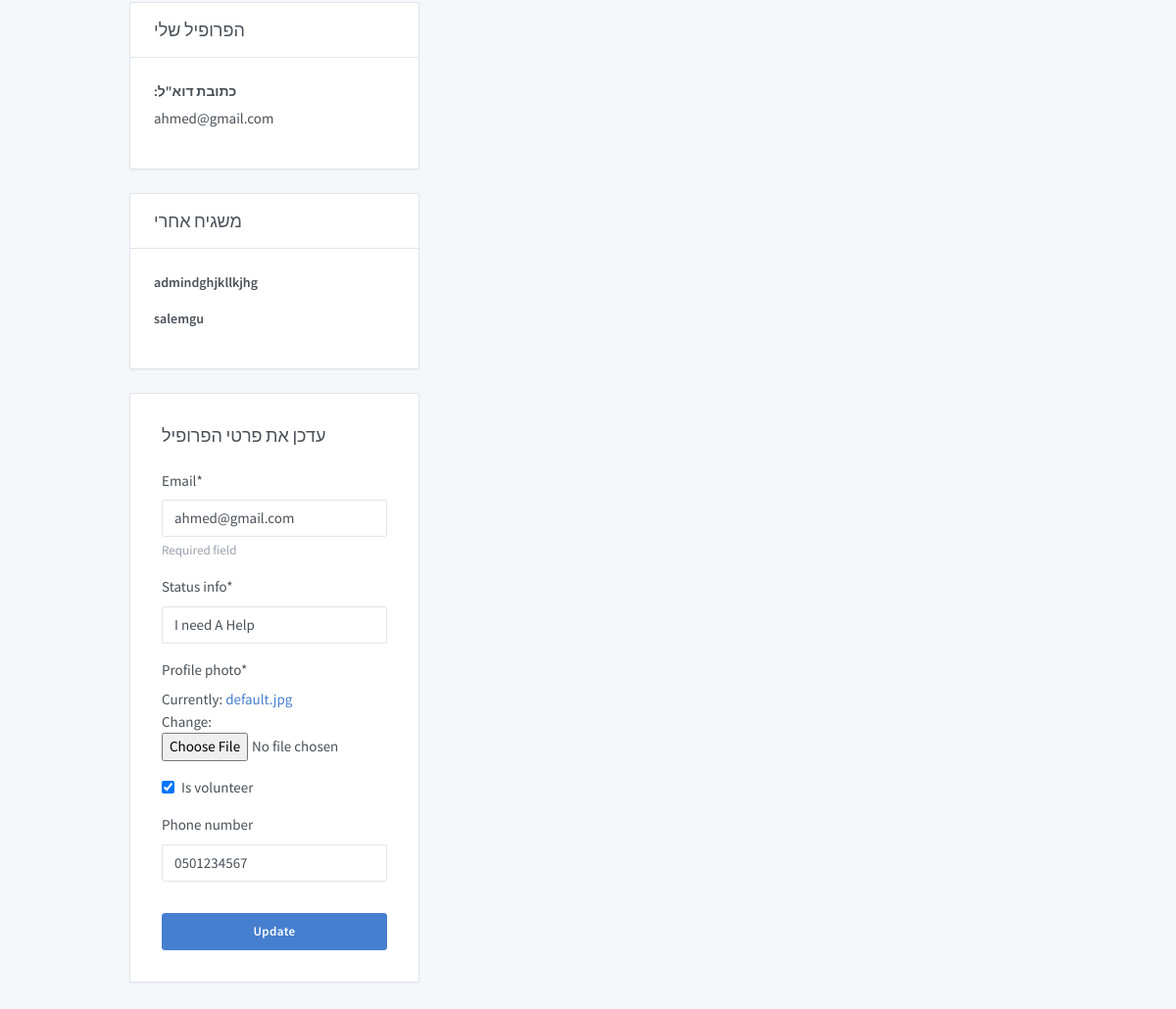
Page /profile/ahmed/ (signed in, lower part) on the earlier database version.
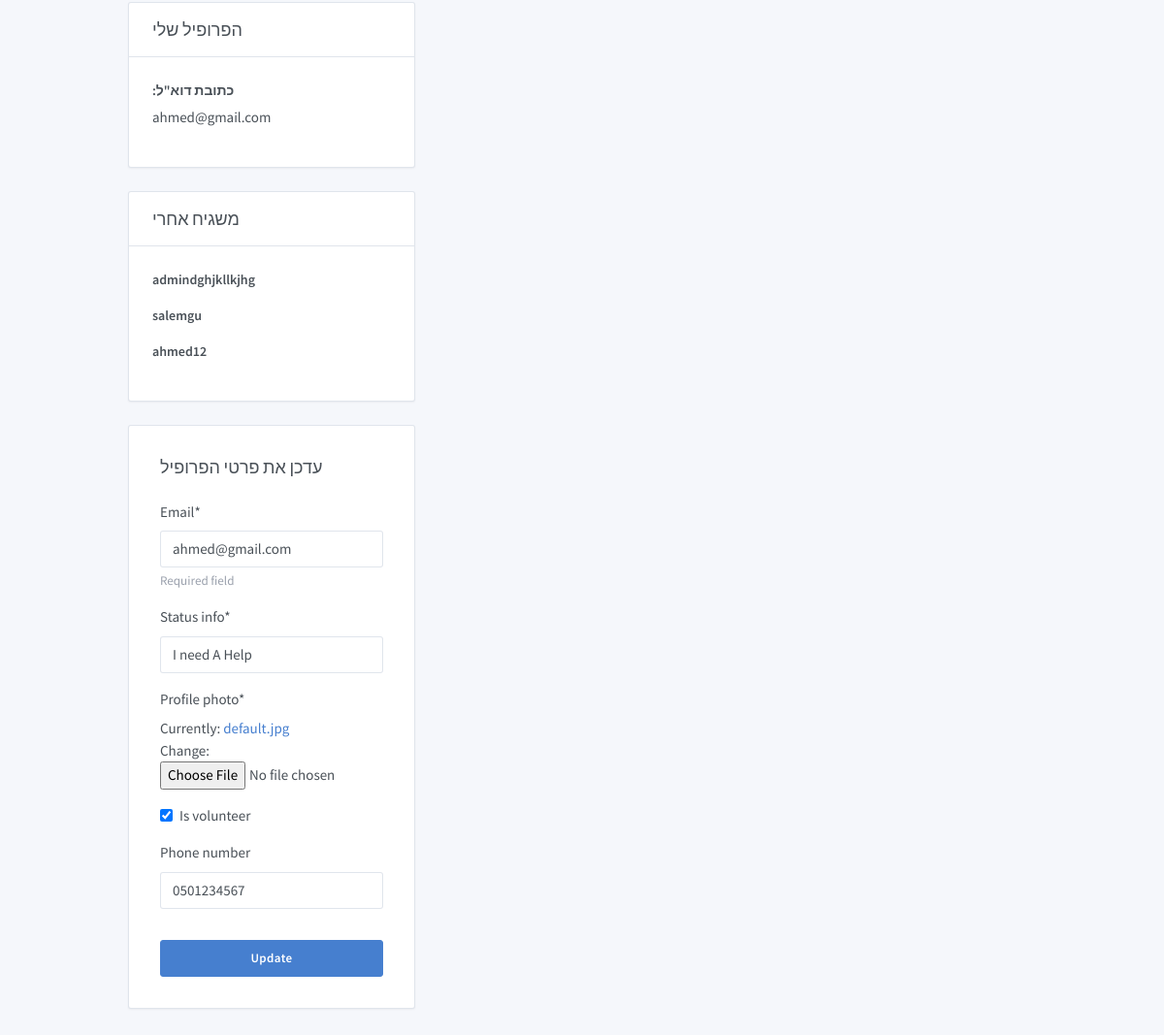
Same page on the later database version.
### core/models.py (models this page shows, shortened)
class Follower(models.Model):
    user = models.ForeignKey(User, on_delete=models.CASCADE, null=True)
    follower_user = models.CharField(max_length=100, null=True)

class Profile(models.Model):
    user = models.OneToOneField(User, on_delete=models.CASCADE)
    profile_photo = models.FileField(default='default.jpg', upload_to='profile_photos')
    status_info = models.CharField(default="Enter status", max_length=1000)
    is_volunteer = models.BooleanField(default=False)
    phone_regex = RegexValidator(regex=r'^\+?1?\d{9,10}$',
                                 message="Phone number must be entered in the format: '+0000000000'")
    phone_number = models.CharField(validators=[phone_regex], max_length=10, blank=True)

### core/views.py (the view, shortened to what this page needs)
# urls.py: url(r'^profile/(?P<username>\w+)/$', user_views.profile, name='profile'),
@login_required
def profile(request, username):
    if request.method == 'POST':
        u_form = UpdateUserForm(request.POST, instance=request.user)
        p_form = UpdateProfileForm(request.POST, request.FILES, instance=request.user.profile)
        if u_form.is_valid() and p_form.is_valid():
            u_form.save()
            p_form.save()
            messages.success(request, f'Your Profile has been updated!')
            url = reverse('profile', kwargs={'username': username})
            return redirect(url)
    else:
        if username == request.user.username:
            u_form = UpdateUserForm(instance=request.user)
            p_form = UpdateProfileForm(instance=request.user.profile)
            post_form = CreatePost()
            person = User.objects.get(username=username)
            context = {
                'u_form': u_form,
                'p_form': p_form,
                'post_form': post_form,
                'person': person,
            }
        comment_form = CreateComment()
        context.update({'comment_form': comment_form})
    return render(request, 'core/profile.html', context)

### core/forms.py
class UpdateUserForm(forms.ModelForm):
    email = forms.EmailField(max_length=254, help_text='Required field')
    class Meta:
        model = User
        fields = ['email']

class UpdateProfileForm(forms.ModelForm):
    class Meta:
        model = Profile
        fields = ['status_info', 'profile_photo', 'is_volunteer', 'phone_number']

### core/templates/core/profile.html (shortened to what this page needs)
{%load static %}
{% load crispy_forms_tags %}
<!doctype html>
<html dir="ltr" lang="en">
<head>
    <link href="https://maxcdn.bootstrapcdn.com/font-awesome/4.7.0/css/font-awesome.min.css" rel="stylesheet">
    <link href="{%static 'core/dashboard.css'%}" rel="stylesheet"/>
</head>
<body>
<div class="page">
    <div class="page-main">
        <div class="my-3 my-md-5">
            <div class="container">
                <div class="row">
                    <div class="col-lg-4">
                        <div class="card">
                            <div class="card-header">
                                <h3 class="card-title">הפרופיל שלי</h3>
                            </div>
                            <div class="card-body">
                                <div class="row">
                                    <div class="col">
                                        <div class="form-group">
                                            <label class="form-label">:כתובת דוא"ל</label>{{person.email}}
                                        </div>
                                    </div>
                                </div>
                            </div>
                        </div>
                        {% if person.profile.is_volunteer %}
                                <div class="card">
                            <div class="card-header">
                                <h3 class="card-title">משגיח אחרי </h3>
                            </div>
                            <div class="card-body">
                                {%for followers in person.follower_set.all%}
                                <div class="row">
                                    <div class="col">
                                        <div class="form-group">
                                            <a class="text-default"
                                               href="{%url 'profile' followers.follower_user%}"><label
                                                    class="form-label">{{followers.follower_user}}</label></a>
                                        </div>
                                    </div>
                                </div>
                                {%endfor%}
                            </div>
                        </div>
                                {% endif %}
                        {%if u_form or p_form%}
                        <form action="" class="card" enctype="multipart/form-data" method="post">
                            <div class="card-body p-6">
                                <div class="card-title">עדכן את פרטי הפרופיל</div>
                                {{u_form|crispy}}
                                {{p_form|crispy}}
                                <div class="form-footer">
                                    <button class="btn btn-primary btn-block" name="Update" type="submit">Update
                                    </button>
                                </div>
                            </div>
                        </form>
                        {%endif%}
                    </div>
                    <div class="col-lg-8">
                    </div>
                </div>
            </div>
        </div>
    </div>
</div>
</body>
</html>

Differences in the rows shown:
added Follower: follower_user "ahmed12"
